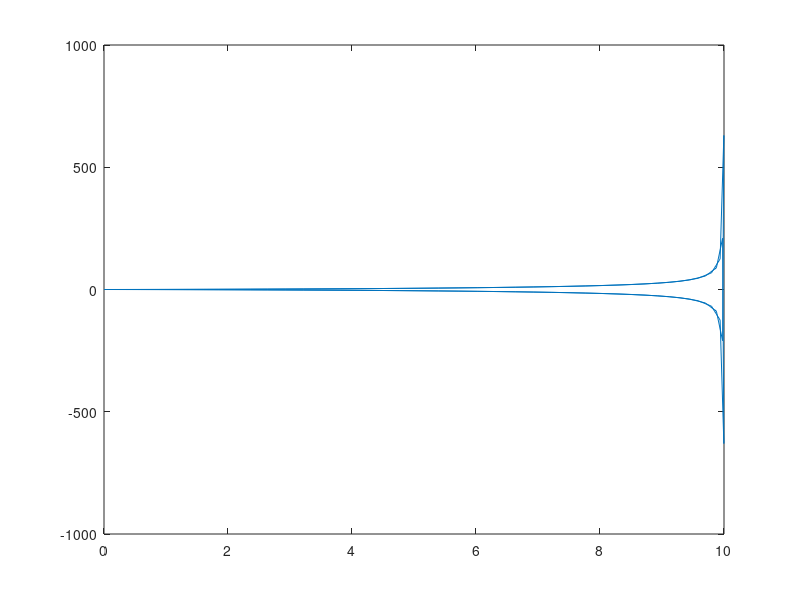
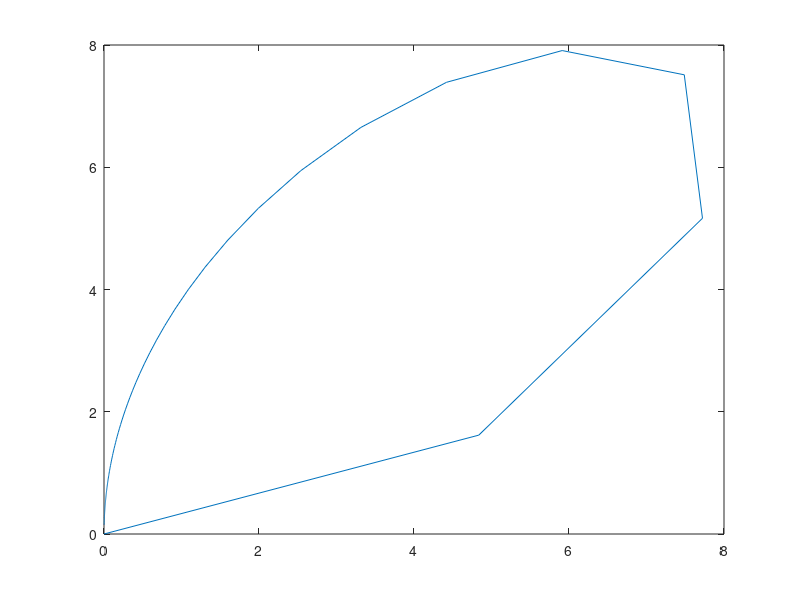
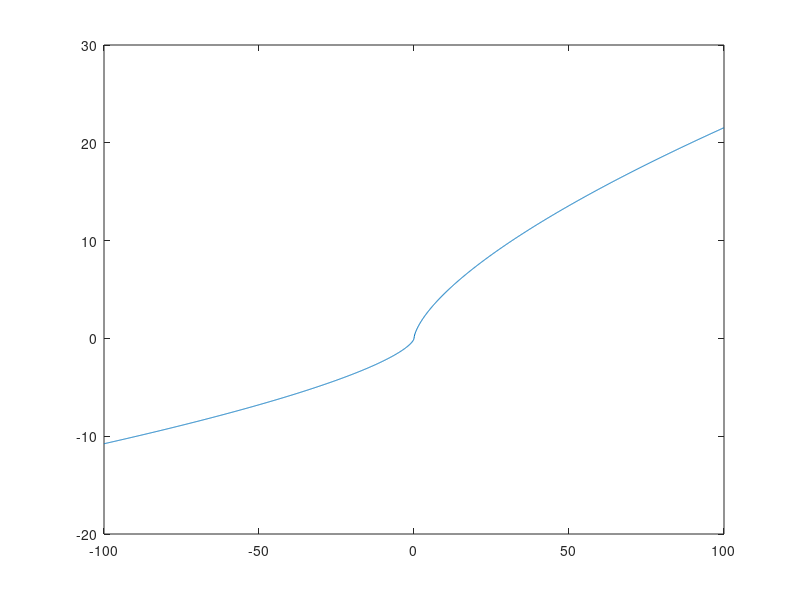
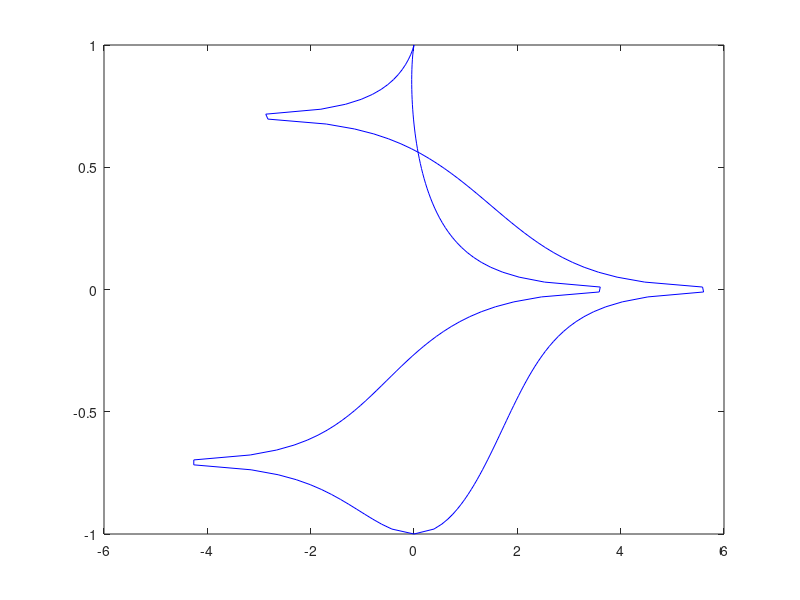

The MATLAB source for these figures, in order:
t=linspace(0,2*pi,100);
a=input('Please input a=');
x=2*a*sin(t).^2;
y=2*a*sin(t).^2.*tan(t);
figure(1);
plot(x,y);

t=linspace(0,100,300);
x=3*a*t./(1+t.^3);
y=3*a*t.^2./(1+t.^3);
figure(2);
plot(x,y);

x=-100:0.1:100;
y=x.^(2/3);
figure(3);
plot(x,y);

y=linspace(-1,1,100);
x=log(1+sqrt(1-y.^2)./y)-sqrt(1-y.^2);
figure(4);
plot(x,y,'b');
hold on;
x=log(1-sqrt(1-y.^2)./y)+sqrt(1-y.^2);
plot(x,y,'b');
